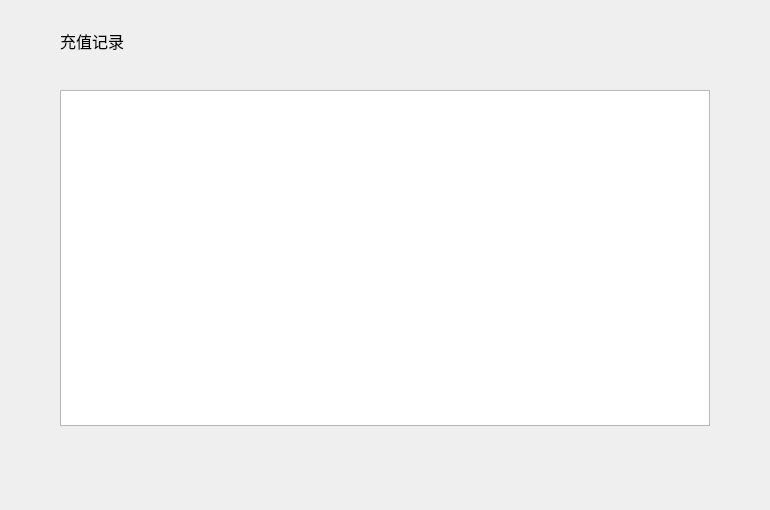
<?xml version="1.0" encoding="UTF-8"?>
<ui version="4.0">
 <class>DepositRecrdWideget</class>
 <widget class="QWidget" name="DepositRecrdWideget">
  <property name="geometry">
   <rect>
    <x>0</x>
    <y>0</y>
    <width>770</width>
    <height>510</height>
   </rect>
  </property>
  <property name="windowTitle">
   <string>Form</string>
  </property>
  <widget class="QTableWidget" name="depositRecordTableWidget">
   <property name="geometry">
    <rect>
     <x>60</x>
     <y>90</y>
     <width>650</width>
     <height>336</height>
    </rect>
   </property>
   <attribute name="horizontalHeaderVisible">
    <bool>false</bool>
   </attribute>
   <attribute name="verticalHeaderVisible">
    <bool>false</bool>
   </attribute>
   <column>
    <property name="text">
     <string>区块高度</string>
    </property>
    <property name="font">
     <font>
      <family>Microsoft YaHei UI Light</family>
     </font>
    </property>
    <property name="textAlignment">
     <set>AlignCenter</set>
    </property>
   </column>
   <column>
    <property name="text">
     <string>数量</string>
    </property>
    <property name="font">
     <font>
      <family>Microsoft YaHei UI Light</family>
     </font>
    </property>
    <property name="textAlignment">
     <set>AlignCenter</set>
    </property>
   </column>
   <column>
    <property name="text">
     <string>交易ID</string>
    </property>
    <property name="font">
     <font>
      <family>Microsoft YaHei UI Light</family>
     </font>
    </property>
    <property name="textAlignment">
     <set>AlignCenter</set>
    </property>
   </column>
   <column>
    <property name="text">
     <string>跨链交易ID</string>
    </property>
    <property name="font">
     <font>
      <family>Microsoft YaHei UI Light</family>
     </font>
    </property>
    <property name="textAlignment">
     <set>AlignCenter</set>
    </property>
   </column>
   <column>
    <property name="text">
     <string>交易状态</string>
    </property>
    <property name="font">
     <font>
      <family>Microsoft YaHei UI Light</family>
     </font>
    </property>
    <property name="textAlignment">
     <set>AlignCenter</set>
    </property>
   </column>
  </widget>
  <widget class="QLabel" name="title_label">
   <property name="geometry">
    <rect>
     <x>60</x>
     <y>28</y>
     <width>200</width>
     <height>26</height>
    </rect>
   </property>
   <property name="font">
    <font>
     <family>Microsoft YaHei UI Light</family>
     <pointsize>12</pointsize>
    </font>
   </property>
   <property name="text">
    <string>充值记录</string>
   </property>
  </widget>
  <widget class="QStackedWidget" name="stackedWidget">
   <property name="geometry">
    <rect>
     <x>0</x>
     <y>470</y>
     <width>770</width>
     <height>41</height>
    </rect>
   </property>
  </widget>
 </widget>
 <resources/>
 <connections/>
</ui>
